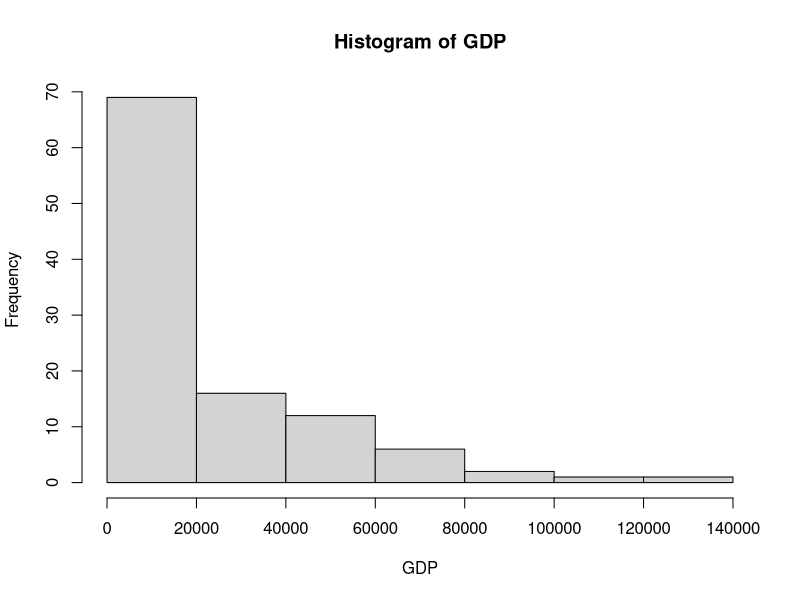
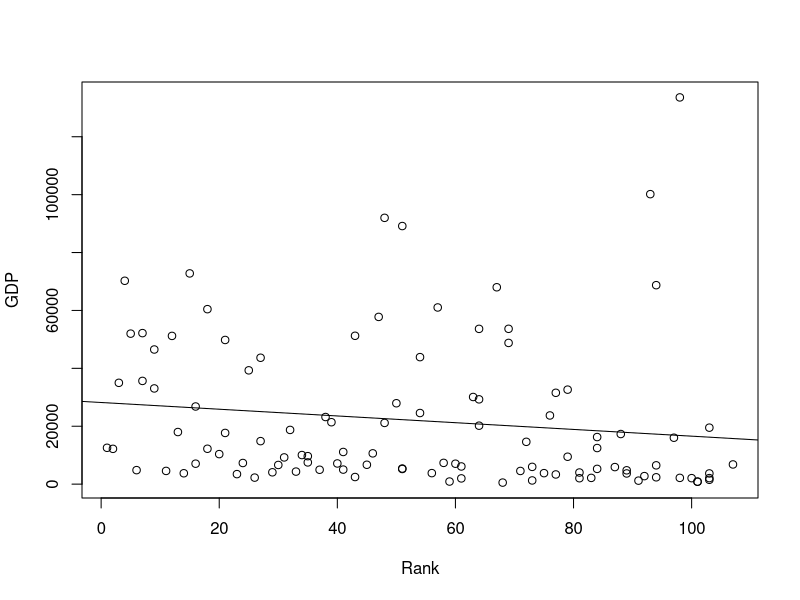
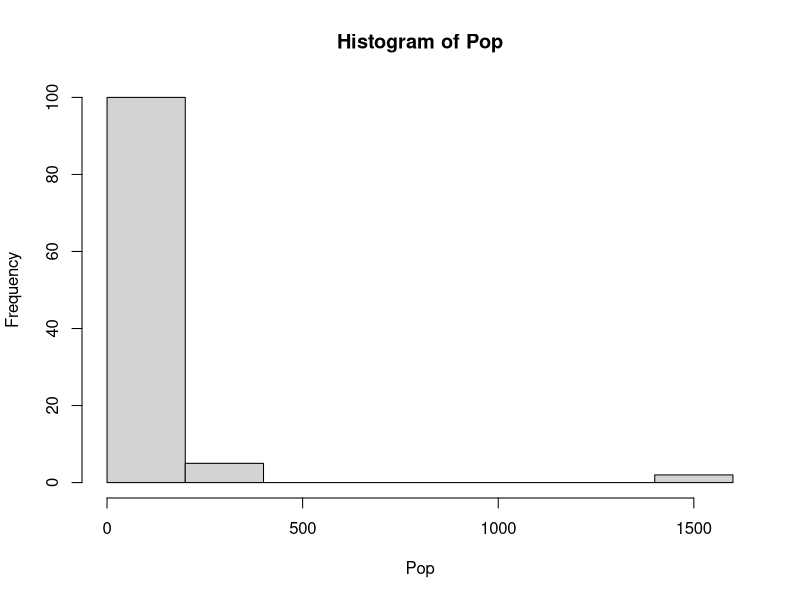
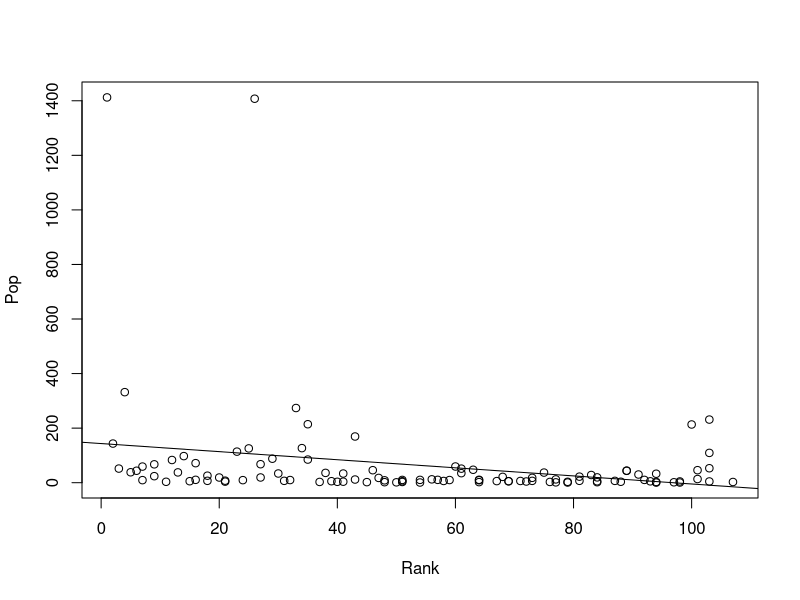
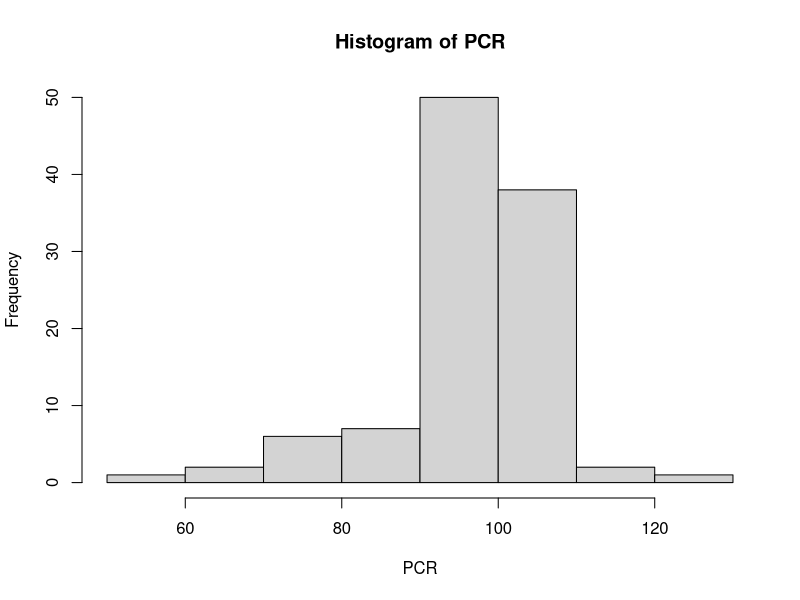
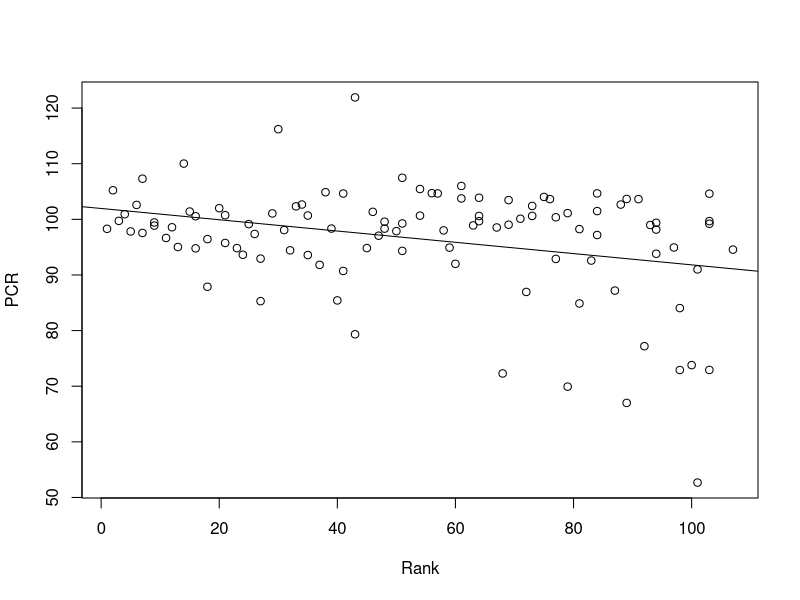
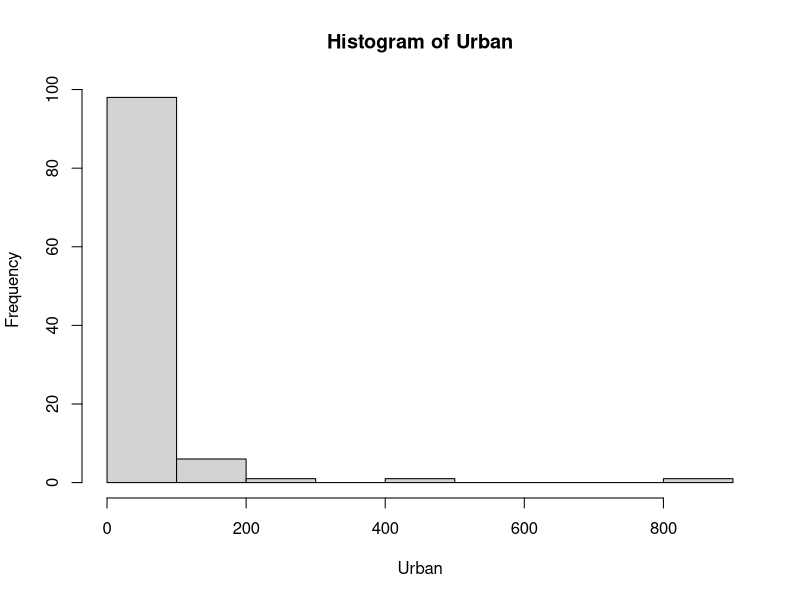
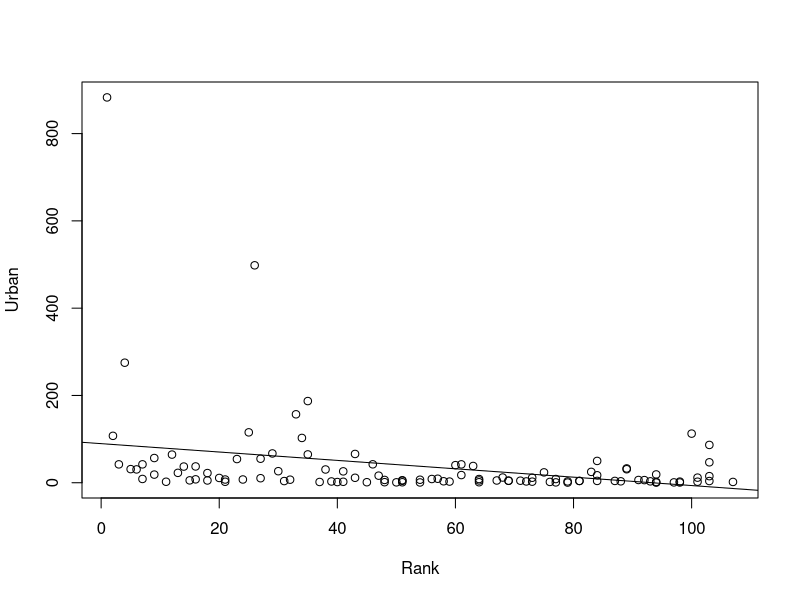

Source code (R) for these figures, in order:
setwd("D:/GitHub/Ekonometria1")
data = read.csv("DATA.csv", sep = ";")
attach(data)
head(data)
summary(data)

hist(GDP)
density(GDP)
cor(Rank, GDP)
plot(Rank,GDP)
model_GDP = lm(GDP~Rank)
abline(model_GDP)

hist(Pop)
density(Pop)
cor(Rank,Pop)
plot(Rank, Pop)
model_Pop = lm(Pop~Rank)
abline(model_Pop)

hist(PCR)
density(PCR)
cor(Rank,PCR)
plot(Rank, PCR)
model_PCR = lm(PCR~Rank)
abline(model_PCR)

hist(Urban)
density(Urban)
cor(Rank, Urban)
plot(Rank,Urban)
model_Urban = lm(Urban~Rank)
abline(model_Urban)

hist(WiP)
density(WiP)
cor(Rank,WiP)
plot(Rank, WiP)
model_WiP = lm(WiP~Rank)
abline(model_WiP)